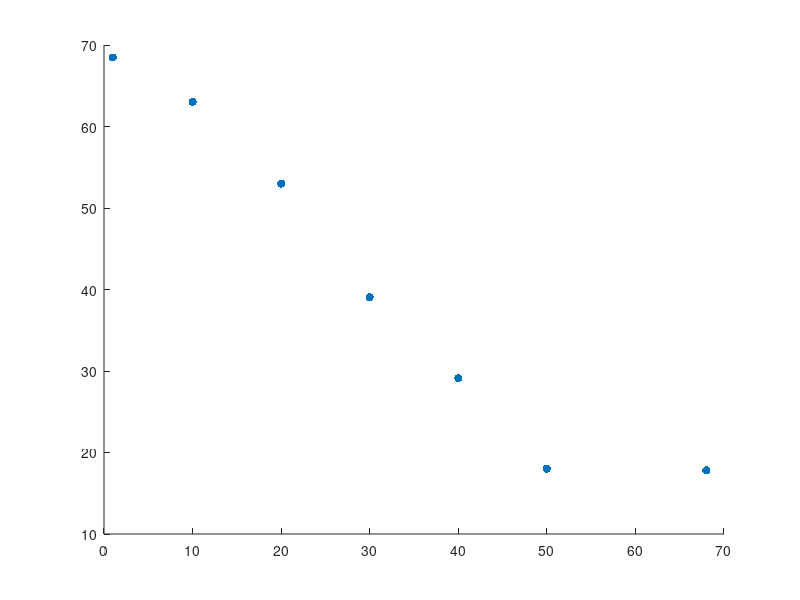

This figure's MATLAB source: (Note: this script raises an error after producing the figure.)


X1 = [1,10,20,30,40,50,68];
Y1 = [68.47,63.01,53.00,39.05,29.12,18.02,17.80];

hold on;
s1 = scatter(X1,Y1,'filled');
s1.MarkerEdgeColor = 'b';
view(-30,10);


% Pick your axes HERE             
title('Zoom Out Function');
xlabel('Frame ID') ;
ylabel('Bat Length   -   (nb of pixels)') ;

% Choose your Xmin & Xmax HERE   
xMin = 1;
xMax = 68;
ylim([xMin xMax]);
yMin = 0;
yMax = 70;
ylim([yMin yMax]);


for i = 1:(length(X1)-1)
    x1 = X1(i);
    y1 = Y1(i);
    x2 = X1(i+1);
    y2 = (Y1(i+1));
    plot([x1,x2], [y1, y2], 'b-', 'LineWidth', 2);
    set(gca,'FontSize',20)
end

